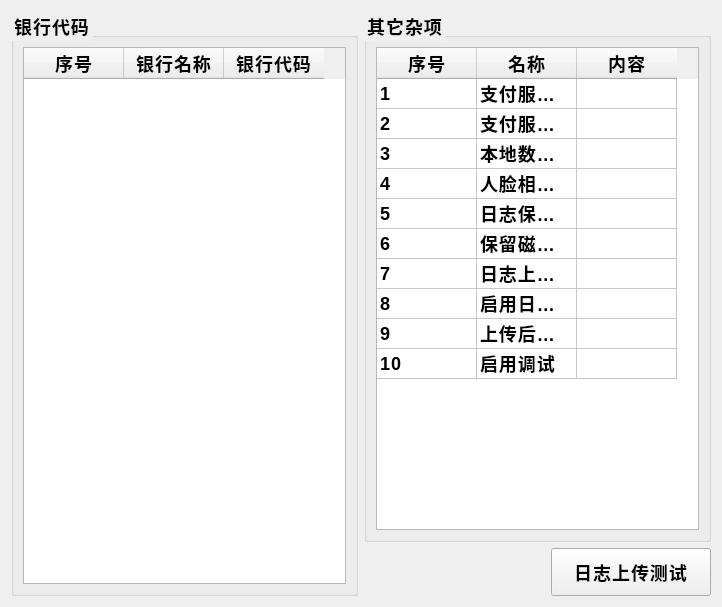
<?xml version="1.0" encoding="UTF-8"?>
<ui version="4.0">
 <class>OtherOptions</class>
 <widget class="QWidget" name="OtherOptions">
  <property name="geometry">
   <rect>
    <x>0</x>
    <y>0</y>
    <width>722</width>
    <height>607</height>
   </rect>
  </property>
  <property name="windowTitle">
   <string>Form</string>
  </property>
  <property name="styleSheet">
   <string notr="true">font-family: &quot;思源黑体 CN Regular&quot;;
font-size: 18px;
font-weight: bold;
line-height: 49px;
letter-spacing: 1px;
color: 0
</string>
  </property>
  <layout class="QHBoxLayout" name="horizontalLayout_2">
   <item>
    <widget class="QGroupBox" name="groupBox">
     <property name="title">
      <string>银行代码</string>
     </property>
     <layout class="QVBoxLayout" name="verticalLayout">
      <item>
       <widget class="QTableWidget" name="tableWidgetBank">
        <attribute name="verticalHeaderVisible">
         <bool>false</bool>
        </attribute>
        <column>
         <property name="text">
          <string>序号</string>
         </property>
        </column>
        <column>
         <property name="text">
          <string>银行名称</string>
         </property>
        </column>
        <column>
         <property name="text">
          <string>银行代码</string>
         </property>
        </column>
       </widget>
      </item>
     </layout>
    </widget>
   </item>
   <item>
    <layout class="QVBoxLayout" name="verticalLayout_3">
     <item>
      <widget class="QGroupBox" name="groupBox_2">
       <property name="title">
        <string>其它杂项</string>
       </property>
       <layout class="QVBoxLayout" name="verticalLayout_2">
        <item>
         <widget class="QTableWidget" name="tableWidget_Other">
          <attribute name="horizontalHeaderVisible">
           <bool>true</bool>
          </attribute>
          <attribute name="horizontalHeaderHighlightSections">
           <bool>true</bool>
          </attribute>
          <attribute name="verticalHeaderVisible">
           <bool>false</bool>
          </attribute>
          <row>
           <property name="text">
            <string>1</string>
           </property>
          </row>
          <row>
           <property name="text">
            <string>2</string>
           </property>
          </row>
          <row>
           <property name="text">
            <string>3</string>
           </property>
          </row>
          <row>
           <property name="text">
            <string>4</string>
           </property>
          </row>
          <row>
           <property name="text">
            <string>5</string>
           </property>
          </row>
          <row>
           <property name="text">
            <string>6</string>
           </property>
          </row>
          <row>
           <property name="text">
            <string>7</string>
           </property>
          </row>
          <row>
           <property name="text">
            <string>8</string>
           </property>
          </row>
          <row>
           <property name="text">
            <string>9</string>
           </property>
          </row>
          <row>
           <property name="text">
            <string>10</string>
           </property>
          </row>
          <column>
           <property name="text">
            <string>序号</string>
           </property>
          </column>
          <column>
           <property name="text">
            <string>名称</string>
           </property>
          </column>
          <column>
           <property name="text">
            <string>内容</string>
           </property>
          </column>
          <item row="0" column="0">
           <property name="text">
            <string>1</string>
           </property>
          </item>
          <item row="0" column="1">
           <property name="text">
            <string>支付服务器</string>
           </property>
          </item>
          <item row="0" column="2">
           <property name="text">
            <string/>
           </property>
          </item>
          <item row="1" column="0">
           <property name="text">
            <string>2</string>
           </property>
          </item>
          <item row="1" column="1">
           <property name="text">
            <string>支付服务器端口</string>
           </property>
          </item>
          <item row="2" column="0">
           <property name="text">
            <string>3</string>
           </property>
          </item>
          <item row="2" column="1">
           <property name="text">
            <string>本地数据库</string>
           </property>
          </item>
          <item row="2" column="2">
           <property name="text">
            <string/>
           </property>
          </item>
          <item row="3" column="0">
           <property name="text">
            <string>4</string>
           </property>
          </item>
          <item row="3" column="1">
           <property name="text">
            <string>人脸相似度</string>
           </property>
          </item>
          <item row="3" column="2">
           <property name="text">
            <string/>
           </property>
          </item>
          <item row="4" column="0">
           <property name="text">
            <string>5</string>
           </property>
          </item>
          <item row="4" column="1">
           <property name="text">
            <string>日志保存天数</string>
           </property>
          </item>
          <item row="4" column="2">
           <property name="text">
            <string/>
           </property>
          </item>
          <item row="5" column="0">
           <property name="text">
            <string>6</string>
           </property>
          </item>
          <item row="5" column="1">
           <property name="text">
            <string>保留磁盘空间(GB)</string>
           </property>
          </item>
          <item row="6" column="0">
           <property name="text">
            <string>7</string>
           </property>
          </item>
          <item row="6" column="1">
           <property name="text">
            <string>日志上传地址</string>
           </property>
          </item>
          <item row="6" column="2">
           <property name="text">
            <string/>
           </property>
          </item>
          <item row="7" column="0">
           <property name="text">
            <string>8</string>
           </property>
          </item>
          <item row="7" column="1">
           <property name="text">
            <string>启用日志上传</string>
           </property>
          </item>
          <item row="8" column="0">
           <property name="text">
            <string>9</string>
           </property>
          </item>
          <item row="8" column="1">
           <property name="text">
            <string>上传后删除日志</string>
           </property>
          </item>
          <item row="9" column="0">
           <property name="text">
            <string>10</string>
           </property>
          </item>
          <item row="9" column="1">
           <property name="text">
            <string>启用调试</string>
           </property>
          </item>
         </widget>
        </item>
       </layout>
      </widget>
     </item>
     <item>
      <layout class="QHBoxLayout" name="horizontalLayout">
       <item>
        <spacer name="horizontalSpacer">
         <property name="orientation">
          <enum>Qt::Horizontal</enum>
         </property>
         <property name="sizeHint" stdset="0">
          <size>
           <width>40</width>
           <height>20</height>
          </size>
         </property>
        </spacer>
       </item>
       <item>
        <widget class="QPushButton" name="pushButton_TestUploadLog">
         <property name="minimumSize">
          <size>
           <width>160</width>
           <height>48</height>
          </size>
         </property>
         <property name="text">
          <string>日志上传测试</string>
         </property>
        </widget>
       </item>
      </layout>
     </item>
    </layout>
   </item>
  </layout>
 </widget>
 <resources/>
 <connections/>
</ui>
